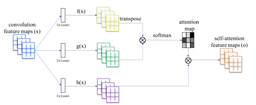
#> input picture Homework5/images/attn.png, 256 x 105 px, shrunk from 1082 x 442 before the run
$ python template_matching.py ../../Homework5/images/attn.png ../../Homework5/images/loss.png
#> lines starting #> are read from the running program, lines starting #| are printed output that depends on the picture
import numpy as np
import cv2
import sys
from matplotlib import pyplot as plt

def ssd(img, template):
    k_h, k_w = template.shape
    h, w = img.shape
    res = np.zeros_like(img, dtype=np.float64)
    pad_h, pad_w = int(k_h / 2), int(k_w / 2)

    add_h = 0 if k_h % 2 == 0 else 1
    add_w = 0 if k_w % 2 == 0 else 1

    for i in range(pad_h, h - pad_h):
        for j in range(pad_w, w - pad_w):
            patch = img[i - pad_h:i + pad_h + add_h, j - pad_w:j + pad_w + add_w]
            diff = patch - template
            res[i, j] = np.sum(diff ** 2)

    return res[pad_h:h-pad_h + add_h, pad_w:w-pad_w + add_w]


def ncc(img, template):
    k_h, k_w = template.shape
    h, w = img.shape
    res = np.zeros_like(img, dtype=np.float64)
    pad_h, pad_w = int(k_h / 2), int(k_w / 2)

    add_h = 0 if k_h % 2 == 0 else 1
    add_w = 0 if k_w % 2 == 0 else 1

    template_norm = (template - np.mean(template)) / np.std(template) / (k_h * k_w)
    for i in range(pad_h, h - pad_h):
        for j in range(pad_w, w - pad_w):
            patch = img[i - pad_h:i + pad_h + add_h, j - pad_w:j + pad_w + add_w]
            patch_norm = (patch - np.mean(patch)) / np.std(patch) / (k_h * k_w)
            res[i, j] = np.sum(patch_norm * template_norm)

    return res[pad_h:h - pad_h + add_h, pad_w:w - pad_w + add_w]


def sad(img, template):
    k_h, k_w = template.shape
    h, w = img.shape
    res = np.zeros_like(img, dtype=np.float64)
    pad_h, pad_w = int(k_h / 2), int(k_w / 2)

    add_h = 0 if k_h % 2 == 0 else 1
    add_w = 0 if k_w % 2 == 0 else 1

    for i in range(pad_h, h - pad_h):
        for j in range(pad_w, w - pad_w):
            patch = img[i - pad_h:i + pad_h + add_h, j - pad_w:j + pad_w + add_w]
            res[i, j] = np.sum(np.abs(patch - template))

    return res[pad_h:h - pad_h + add_h, pad_w:w - pad_w + add_w]


if len(sys.argv) != 3:
    print("Specify image path and template path")
    quit()

img_path = sys.argv[1]
templ_path = sys.argv[2]

img = cv2.imread(img_path,0)
#> img: shape (105, 256); min 0, max 255, mean 247.5
img2 = img.copy()
img3 = img.copy()
img4 = img.copy()
template = cv2.imread(templ_path,0)
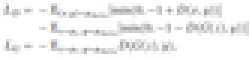
#> input picture Homework5/images/loss.png, 83 x 20 px, shrunk from 352 x 84 before the run (shown 3 times larger)
#> template: shape (20, 83); min 160, max 255, mean 241.6
w, h = template.shape[::-1]
#> w = 83; h = 20

res = cv2.matchTemplate(img, template, cv2.TM_SQDIFF)
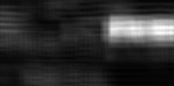
#> res: shape (86, 174) float32; min 996192, max 5934360, mean 1885844.6; drawn with min black and max white
min_val, max_val, min_loc, max_loc = cv2.minMaxLoc(res)
#> min_val = 996192; max_val = 5934360; min_loc = (120, 82); max_loc = (163, 27)

my_res = ssd(img2, template)
#> after the loop in ssd, `for i in range(pad_h, h - pad_h):`:
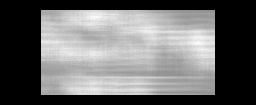
#> res: shape (105, 256) float64; min 0, max 117477, mean 48715.1; drawn with min black and max white
#> in ssd, `return res[pad_h:h-pad_h + add_h, pad_w:w-pad_w + add_w]`:
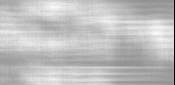
#> returned value: shape (85, 175) float64; min 0, max 117477, mean 88031.1; drawn with min black and max white
my_min_val, my_max_val, my_min_loc, my_max_loc = cv2.minMaxLoc(my_res)
#> my_min_val = 0; my_max_val = 117477; my_min_loc = (174, 0); my_max_loc = (155, 33)

res_ncc = ncc(img3, template)
#> after the loop in ncc, `for i in range(pad_h, h - pad_h):`:
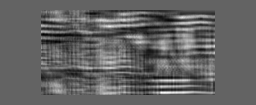
#> res: shape (105, 256) float64; min -0.000106, max 0.000167, mean -3.89e-07; drawn with min black and max white
#> in ncc, `return res[pad_h:h - pad_h + add_h, pad_w:w - pad_w + add_w]`:
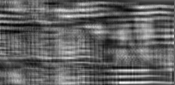
#> returned value: shape (85, 175) float64; min -0.000106, max 0.000167, mean -7.03e-07; drawn with min black and max white
min_val_ncc, max_val_ncc, min_loc_ncc, max_loc_ncc = cv2.minMaxLoc(res_ncc)
#> min_val_ncc = -0.000106; max_val_ncc = 0.000167; min_loc_ncc = (2, 24); max_loc_ncc = (120, 82)

res_sad = ncc(img4, template)
min_val_sad, max_val_sad, min_loc_sad, max_loc_sad = cv2.minMaxLoc(res_sad)
#> min_val_sad = -0.000106; max_val_sad = 0.000167; min_loc_sad = (2, 24); max_loc_sad = (120, 82)

print(my_res.shape)
#| (85, 175)
print(res.shape)
#| (86, 174)
print(res)
#> (printed output is left out)
print(my_res)
#> (printed output is left out)
print(min_val, max_val, min_loc, max_loc)
#| 996192.0 5934360.0 (120, 82) (163, 27)
print(my_min_val, my_max_val, my_min_loc, my_max_loc)
#| 0.0 117477.0 (174, 0) (155, 33)

top_left = min_loc
#> top_left = (120, 82)
bottom_right = (top_left[0] + w, top_left[1] + h)
#> bottom_right = (203, 102)

cv2.rectangle(img,top_left, bottom_right, 255, 2)
cv2.rectangle(img2,my_min_loc, (my_min_loc[0] + w, my_min_loc[1] + h), 255, 2)
cv2.rectangle(img3,max_loc_ncc, (max_loc_ncc[0] + w, max_loc_ncc[1] + h), 255, 2)
cv2.rectangle(img4,min_loc_sad, (min_loc_sad[0] + w, min_loc_sad[1] + h), 255, 2)
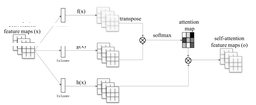
#> img4: shape (105, 256); min 0, max 255, mean 247.9

plt.subplot(221),plt.imshow(my_res,cmap = 'gray')
plt.title('Matching Result SSD'), plt.xticks([]), plt.yticks([])

plt.subplot(222),plt.imshow(img2,cmap = 'gray')
plt.title('Detected Point SSD'), plt.xticks([]), plt.yticks([])

plt.subplot(223),plt.imshow(res,cmap = 'gray')
plt.title('Matching Result'), plt.xticks([]), plt.yticks([])

plt.subplot(224),plt.imshow(img,cmap = 'gray')
plt.title('Detected Point'), plt.xticks([]), plt.yticks([])

plt.figure(2)
plt.subplot(221),plt.imshow(res_ncc,cmap = 'gray')
plt.title('Matching Result NCC'), plt.xticks([]), plt.yticks([])

plt.subplot(222),plt.imshow(img3,cmap = 'gray')
plt.title('Detected Point NCC'), plt.xticks([]), plt.yticks([])

plt.subplot(223),plt.imshow(res_sad,cmap = 'gray')
plt.title('Matching Result SAD'), plt.xticks([]), plt.yticks([])

plt.subplot(224),plt.imshow(img4,cmap = 'gray')
plt.title('Detected Point SAD'), plt.xticks([]), plt.yticks([])

plt.show()
